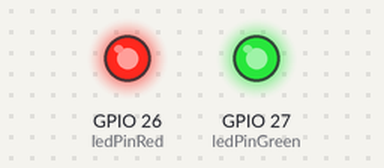
Recording of a program running on a simulated ESP32. On the bench: output pins drawn as LEDs (lit = HIGH). WiFi joins after 1.5 s; servers stay silent unless stated; the local clock reads 2024-03-15 10:24:30 at power-on unless the program sets it; what the program prints to the serial monitor is not drawn.

Above: at 5.6 s.
At 7.65 s:
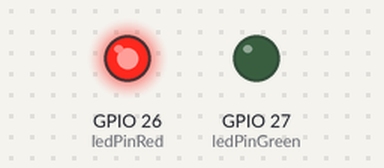
Timing chart, 0 to 9.1 s (numbered marks = the images above):
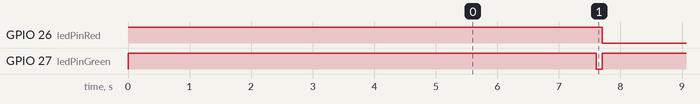

The program:

main.cpp
```cpp
#include <Arduino.h>
#include "WiFi.h"
#include "time.h"
#include <SPI.h>

// SSID und Passwort des Routers
char Router[] = "UPC0128016";
char Passwort[] = "c9zxScwDnndq";
WiFiServer Server(80);
WiFiClient Client;
const char* NTP_SERVER = "ch.pool.ntp.org";
const char* TZ_INFO    = "CET-1CEST-2,M3.5.0/02:00:00,M10.5.0/03:00:00";

char wochentage[7][12] = {"Sonntag", "Montag", "Dienstag", "Mittwoch", "Donnerstag", "Freitag", "Samstag"};
String monat[12] = {"Januar", "Februar", "März", "April", "Mai", "Juni", "Juli", "August", "September", "Oktober", "November", "Dezember"};

time_t now;
tm tm1;

int ledPinRed = 26;
int ledPinGreen = 27;

void setup()
{
  Serial.begin(115200);
  pinMode(ledPinRed,OUTPUT);
  pinMode(ledPinGreen,OUTPUT);
  digitalWrite(ledPinRed,HIGH);
  digitalWrite(ledPinGreen,HIGH);
  delay(2000);
  // auf serielle Verbindung warten
  //*
  while (!Serial);
  // WiFi starten
  WiFi.begin(Router, Passwort);

  // Verbindung herstellen
  while (WiFi.status() != WL_CONNECTED)
  {
    delay(200);
    Serial.print(".");
  }
  Server.begin();

  // SSID des Routers anzeigen
  Serial.println();
  Serial.print("Verbunden mit ");
  Serial.println(WiFi.SSID());

  // IP anzeigen
  Serial.println(WiFi.localIP());
  configTime(0, 0, NTP_SERVER);
  setenv("TZ", TZ_INFO, 1);
 //*/
}

void loop()
{

  Serial.print("Verbunden mit ");
  Serial.println(WiFi.SSID());
  delay(2000);
  Serial.print("local IP ");
  Serial.println(WiFi.localIP());
  delay(2000);

  digitalWrite(ledPinRed,HIGH);
  digitalWrite(ledPinGreen,LOW);
  delay(100);
  digitalWrite(ledPinRed,LOW);
  digitalWrite(ledPinGreen,HIGH);
  delay(100);

  time(&now);                       // Liest die aktuelle Zeit
  localtime_r(&now, &tm1);           // Beschreibt tm mit der aktuelle Zeit

  //Serial.printf("%02d.%02d.%02d-%02d.%02d.%04d \t",tm1.tm_hour,tm1.tm_min,tm1.tm_sec, tm1.tm_mday, tm1.tm_mon + 1, tm1.tm_year + 1900);
  Serial.printf("%02d %s %04d \t", wochentage[tm1.tm_mday], monat[tm1.tm_mon], tm1.tm_year + 1900);  // Monat ausgeschrieben

}
```

Measured:
- by itself, GPIO 26 (ledPinRed): alternates HIGH for 0.10 s and LOW for 4.1 s
- by itself, GPIO 27 (ledPinGreen): alternates HIGH for 4.1 s and LOW for 0.10 s
